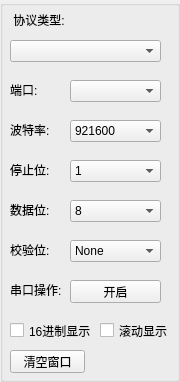
     <widget class="QGroupBox" name="SettingGroup">
      <property name="minimumSize">
       <size>
        <width>180</width>
        <height>0</height>
       </size>
      </property>
      <property name="maximumSize">
       <size>
        <width>180</width>
        <height>16777215</height>
       </size>
      </property>
      <property name="title">
       <string/>
      </property>
      <widget class="QComboBox" name="Com">
       <property name="geometry">
        <rect>
         <x>70</x>
         <y>80</y>
         <width>91</width>
         <height>22</height>
        </rect>
       </property>
      </widget>
      <widget class="QLabel" name="label_8">
       <property name="geometry">
        <rect>
         <x>10</x>
         <y>80</y>
         <width>41</width>
         <height>20</height>
        </rect>
       </property>
       <property name="text">
        <string>端口:</string>
       </property>
      </widget>
      <widget class="QLabel" name="label_9">
       <property name="geometry">
        <rect>
         <x>10</x>
         <y>160</y>
         <width>41</width>
         <height>20</height>
        </rect>
       </property>
       <property name="text">
        <string>停止位:</string>
       </property>
      </widget>
      <widget class="QLabel" name="label_10">
       <property name="geometry">
        <rect>
         <x>10</x>
         <y>200</y>
         <width>41</width>
         <height>20</height>
        </rect>
       </property>
       <property name="text">
        <string>数据位:</string>
       </property>
      </widget>
      <widget class="QLabel" name="label_11">
       <property name="geometry">
        <rect>
         <x>10</x>
         <y>120</y>
         <width>41</width>
         <height>20</height>
        </rect>
       </property>
       <property name="text">
        <string>波特率:</string>
       </property>
      </widget>
      <widget class="QLabel" name="label_12">
       <property name="geometry">
        <rect>
         <x>10</x>
         <y>240</y>
         <width>41</width>
         <height>20</height>
        </rect>
       </property>
       <property name="text">
        <string>校验位:</string>
       </property>
      </widget>
      <widget class="QComboBox" name="BaudRate">
       <property name="geometry">
        <rect>
         <x>70</x>
         <y>120</y>
         <width>91</width>
         <height>22</height>
        </rect>
       </property>
       <item>
        <property name="text">
         <string>921600</string>
        </property>
       </item>
       <item>
        <property name="text">
         <string>460800</string>
        </property>
       </item>
       <item>
        <property name="text">
         <string>256000</string>
        </property>
       </item>
       <item>
        <property name="text">
         <string>230400</string>
        </property>
       </item>
       <item>
        <property name="text">
         <string>128000</string>
        </property>
       </item>
       <item>
        <property name="text">
         <string>115200</string>
        </property>
       </item>
       <item>
        <property name="text">
         <string>57600</string>
        </property>
       </item>
       <item>
        <property name="text">
         <string>38400</string>
        </property>
       </item>
       <item>
        <property name="text">
         <string>19200</string>
        </property>
       </item>
       <item>
        <property name="text">
         <string>9600</string>
        </property>
       </item>
       <item>
        <property name="text">
         <string>4800</string>
        </property>
       </item>
       <item>
        <property name="text">
         <string>2400</string>
        </property>
       </item>
       <item>
        <property name="text">
         <string>1200</string>
        </property>
       </item>
      </widget>
      <widget class="QComboBox" name="StopBit">
       <property name="geometry">
        <rect>
         <x>70</x>
         <y>160</y>
         <width>91</width>
         <height>22</height>
        </rect>
       </property>
       <item>
        <property name="text">
         <string>1</string>
        </property>
       </item>
       <item>
        <property name="text">
         <string>1.5</string>
        </property>
       </item>
       <item>
        <property name="text">
         <string>2</string>
        </property>
       </item>
      </widget>
      <widget class="QComboBox" name="DataBit">
       <property name="geometry">
        <rect>
         <x>70</x>
         <y>200</y>
         <width>91</width>
         <height>22</height>
        </rect>
       </property>
       <item>
        <property name="text">
         <string>8</string>
        </property>
       </item>
       <item>
        <property name="text">
         <string>7</string>
        </property>
       </item>
       <item>
        <property name="text">
         <string>6</string>
        </property>
       </item>
       <item>
        <property name="text">
         <string>5</string>
        </property>
       </item>
      </widget>
      <widget class="QComboBox" name="VerifyBit">
       <property name="geometry">
        <rect>
         <x>70</x>
         <y>240</y>
         <width>91</width>
         <height>22</height>
        </rect>
       </property>
       <item>
        <property name="text">
         <string>None</string>
        </property>
       </item>
       <item>
        <property name="text">
         <string>奇校验</string>
        </property>
       </item>
       <item>
        <property name="text">
         <string>偶校验</string>
        </property>
       </item>
      </widget>
      <widget class="QLabel" name="label_13">
       <property name="geometry">
        <rect>
         <x>10</x>
         <y>10</y>
         <width>71</width>
         <height>20</height>
        </rect>
       </property>
       <property name="text">
        <string> 协议类型:</string>
       </property>
      </widget>
      <widget class="QComboBox" name="ProtocolType">
       <property name="geometry">
        <rect>
         <x>10</x>
         <y>40</y>
         <width>151</width>
         <height>22</height>
        </rect>
       </property>
      </widget>
      <widget class="QLabel" name="label_14">
       <property name="geometry">
        <rect>
         <x>10</x>
         <y>280</y>
         <width>51</width>
         <height>20</height>
        </rect>
       </property>
       <property name="text">
        <string>串口操作:</string>
       </property>
      </widget>
      <widget class="QPushButton" name="ComOpen">
       <property name="geometry">
        <rect>
         <x>70</x>
         <y>280</y>
         <width>91</width>
         <height>23</height>
        </rect>
       </property>
       <property name="text">
        <string>开启</string>
       </property>
      </widget>
      <widget class="QCheckBox" name="HexShow">
       <property name="geometry">
        <rect>
         <x>10</x>
         <y>320</y>
         <width>81</width>
         <height>21</height>
        </rect>
       </property>
       <property name="text">
        <string>16进制显示</string>
       </property>
      </widget>
      <widget class="QCheckBox" name="ScrollDisplay">
       <property name="geometry">
        <rect>
         <x>100</x>
         <y>320</y>
         <width>71</width>
         <height>21</height>
        </rect>
       </property>
       <property name="text">
        <string>滚动显示</string>
       </property>
      </widget>
      <widget class="QPushButton" name="ClearDataShow">
       <property name="geometry">
        <rect>
         <x>10</x>
         <y>350</y>
         <width>75</width>
         <height>23</height>
        </rect>
       </property>
       <property name="text">
        <string>清空窗口</string>
       </property>
      </widget>
     </widget>
